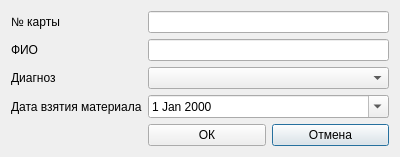
<?xml version="1.0" encoding="UTF-8"?>
<ui version="4.0">
 <class>PatientSetting</class>
 <widget class="QDialog" name="PatientSetting">
  <property name="geometry">
   <rect>
    <x>0</x>
    <y>0</y>
    <width>400</width>
    <height>150</height>
   </rect>
  </property>
  <property name="contextMenuPolicy">
   <enum>Qt::DefaultContextMenu</enum>
  </property>
  <property name="windowTitle">
   <string>Настройки пользователя</string>
  </property>
  <layout class="QGridLayout" name="gridLayout">
   <item row="3" column="0">
    <widget class="QLabel" name="label_8">
     <property name="text">
      <string>Диагноз</string>
     </property>
    </widget>
   </item>
   <item row="4" column="0">
    <widget class="QLabel" name="label_9">
     <property name="text">
      <string>Дата взятия материала</string>
     </property>
    </widget>
   </item>
   <item row="1" column="0">
    <widget class="QLabel" name="label">
     <property name="text">
      <string>ФИО</string>
     </property>
    </widget>
   </item>
   <item row="3" column="1" colspan="2">
    <widget class="QComboBox" name="comboBox"/>
   </item>
   <item row="5" column="2">
    <widget class="QPushButton" name="pushButton_2">
     <property name="text">
      <string>Отмена</string>
     </property>
    </widget>
   </item>
   <item row="4" column="1" colspan="2">
    <widget class="QDateEdit" name="dateEdit_2">
     <property name="calendarPopup">
      <bool>true</bool>
     </property>
    </widget>
   </item>
   <item row="5" column="1">
    <widget class="QPushButton" name="pushButton">
     <property name="text">
      <string>ОК</string>
     </property>
    </widget>
   </item>
   <item row="0" column="0">
    <widget class="QLabel" name="label_4">
     <property name="text">
      <string>№ карты</string>
     </property>
    </widget>
   </item>
   <item row="1" column="1" colspan="2">
    <widget class="QLineEdit" name="lineEdit_4"/>
   </item>
   <item row="0" column="1" colspan="2">
    <widget class="QLineEdit" name="lineEdit"/>
   </item>
  </layout>
 </widget>
 <tabstops>
  <tabstop>comboBox</tabstop>
  <tabstop>dateEdit_2</tabstop>
  <tabstop>pushButton</tabstop>
  <tabstop>pushButton_2</tabstop>
 </tabstops>
 <resources/>
 <connections/>
</ui>
